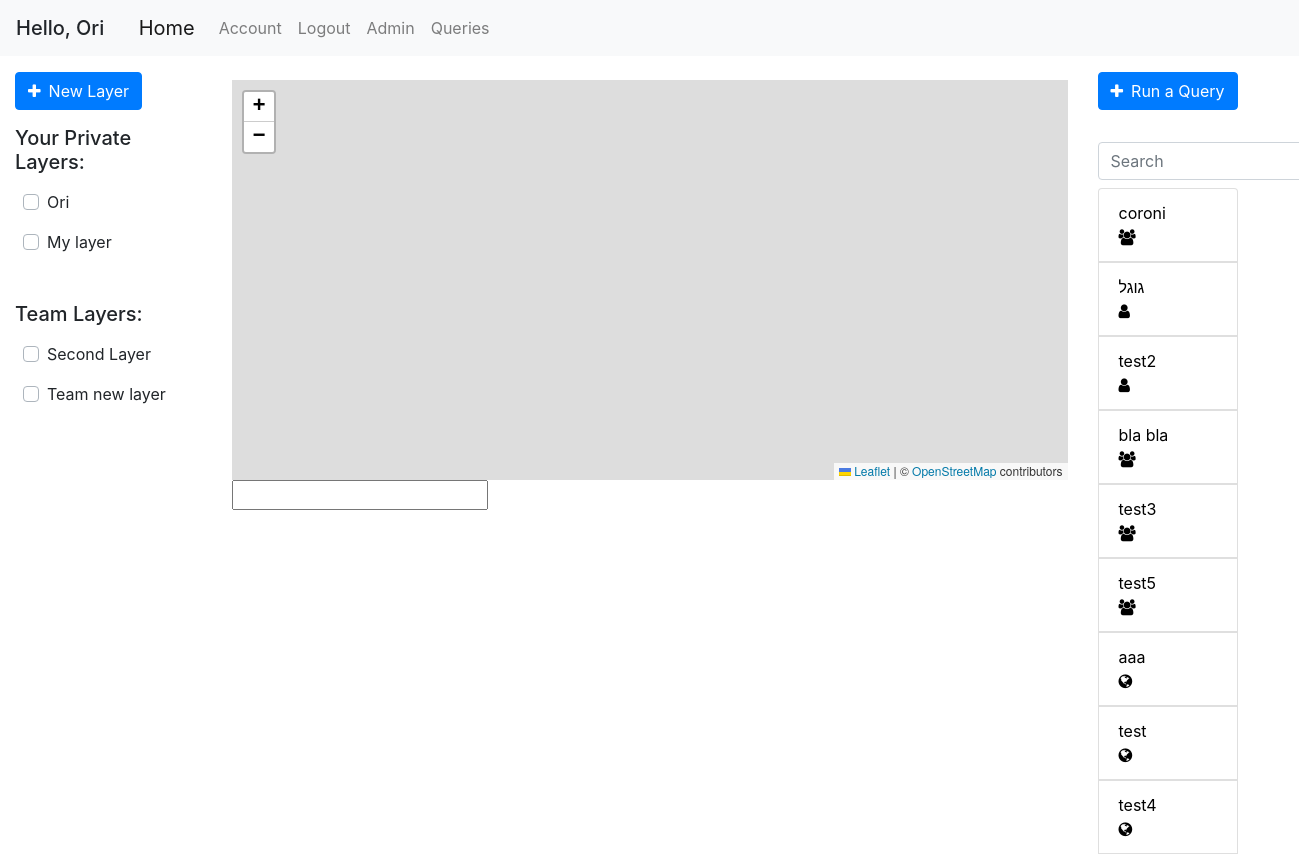
The app's page /home (signed in) with its own data.
### geoportal/models.py (models this page shows, shortened)
class User(db.Model, UserMixin):
    id = db.Column(db.Integer, primary_key=True)
    username = db.Column(db.String(20), unique=True, nullable=False)
    email = db.Column(db.String(120), unique=True, nullable=False)
    first_name = db.Column(db.String(20), nullable=False, default='')
    last_name = db.Column(db.String(20), nullable=False, default='')
    password = db.Column(db.String(60), nullable=False)
    team_id = db.Column(db.Integer, db.ForeignKey('team.id'))
    roles = db.relationship('Role', secondary='user_roles')
    layers = db.relationship('Layer', backref='user', lazy=True)
    queries = db.relationship('Query', backref='user', lazy=True)

class Layer(db.Model):
    id = db.Column(db.Integer, primary_key=True)
    name = db.Column(db.String(100), nullable=False)
    user_id = db.Column(db.Integer, db.ForeignKey('user.id'), nullable=False)
    default_color = db.Column(db.String(20), default='blue')
    only_user = db.Column(db.Boolean, default=True)
    only_team = db.Column(db.Boolean, default=False)
    public = db.Column(db.Boolean, default=False)
    points = db.relationship('Point', backref='layer', lazy=True)
    polygons = db.relationship('Polygon', backref='layer', lazy=True)

class Query(db.Model):
    id = db.Column(db.Integer, primary_key=True)
    user_id = db.Column(db.Integer, db.ForeignKey('user.id'), nullable=False, default=0)
    query_name = db.Column(db.String(120))
    db_name = db.Column(db.String(20))
    date_uploaded = db.Column(db.DateTime, nullable=False, default=datetime.datetime.now)
    last_update_time = db.Column(db.DateTime, nullable=False, default=datetime.datetime.now)
    query_text = db.Column(db.Text, nullable=False, default='')
    only_user = db.Column(db.Boolean, default=False)
    only_team = db.Column(db.Boolean, default=False)
    public = db.Column(db.Boolean, default=True)
    parameters = db.relationship('QueryTextParameters', backref='query', lazy=True)

### geoportal/views.py (the view)
@app.route('/')
@app.route('/home')
def home():
    queries = get_allowd_queries()
    layers = get_allowed_layers()
    return render_template('home.html', queries=queries, layers=layers)

### geoportal/models.py (called while the page is built)
@login_manager.user_loader
def load_user(user_id):
    return User.query.get(int(user_id))

### geoportal/views.py (called while the page is built)
def marked_queries_first(queries):
    return sorted(queries, key=lambda query: UserMarkedQuery.query.filter(and_(UserMarkedQuery.query_id == query.id, UserMarkedQuery.user_id == current_user.id)).first() is not None, reverse=True)

def get_allowd_queries():
    if current_user.is_authenticated:
        queries = Query.query.order_by(Query.only_user.desc(), Query.public).all()
        authorized_queries = []
        for query in queries:
            if query.public or (query.only_team and User.query.get(query.user_id).team_id == current_user.team_id) or query.user_id == current_user.id:
                authorized_queries.append(query)
        queries = authorized_queries
        queries = marked_queries_first(queries)
    else:
        queries = Query.query.filter_by(public=True).all()
    return queries

def get_allowed_layers():
    if current_user.is_authenticated:
        layers = Layer.query.all()
        authorized_layers = []
        for layer in layers:
            if (layer.only_team and User.query.get(layer.user_id).team_id == current_user.team_id) or layer.user_id == current_user.id:
                authorized_layers.append(layer)
        layers = authorized_layers
    else:
        layers = []
    return layers

### geoportal/templates/home.html (shortened to what this page needs)
{% extends "base.html" %}
{% block left_sidebar %}
{% if current_user.is_authenticated %}
<button type="button" class="btn btn-primary mb-3 mt-3" data-toggle="modal" data-target="#add-layer">
  <span class="fa fa-plus mr-2"></span>New Layer
</button>
{% endif %}
{% if current_user.is_authenticated %}
    <h5 class="disply-5">Your Private Layers:</h5>
    {% for layer in layers %}
        {% if layer.only_user %}
        <div class="row ml-2 mt-3 custom-control custom-checkbox">
            <label class="custom-control-label" for="checkbox-{{ layer.id }}">{{ layer.name }}</label>
        </div>
        {% endif %}
    {% endfor %}
    <h5 class="disply-5 mt-5">Team Layers:</h5>
    {% for layer in layers %}
        {% if layer.only_team %}
        <div class="row ml-2 mt-3 custom-control custom-checkbox">
            <label class="custom-control-label" for="checkbox-{{ layer.id }}">{{ layer.name }}</label>
        </div>
        {% endif %}
    {% endfor %}
{% endif %}
{% endblock left_sidebar %}
{% block content %}
<div id="myMap" class="mt-4"></div>
<input type="text" id="current-point">
{% endblock content %}
{% block right_sidebar %}
<button type="button" class="btn btn-primary mb-3 mt-3" data-toggle="modal" data-target="#run-query">
  <span class="fa fa-plus mr-2"></span>Run a Query
</button>
<form class="form-inline my-2 my-lg-0">
    <input class="form-control mr-sm-2 mt-3 mb-2" type="search" placeholder="Search" aria-label="Search" id="queries_search" onkeyup="filterQueries()">
</form>
<div class="col-sm-10 pl-0">
    <div class="list-group">
    {% for query in queries %}
        <button name="query-selector" class="list-group-item" id="{{ query.id }}" style="text-align: justify;">
            <div class="row justify-content-between pr-2">
                <div class="col-sm-10">
                    {{ query.query_name }}
                </div>
                <div class="col-sm-1">
                    {% if query.only_user %}
                    <span class="fa fa-user"></span>
                    {% elif query.only_team %}
                        <span class="fa fa-users"></span>
                    {% else %}
                        <span class="fa fa-globe"></span>
                    {% endif %}
                </div>
            </div>
        </button>
    {% endfor %}
    </div>
</div>
{% endblock right_sidebar %}

### geoportal/templates/base.html (shortened to what this page needs)
<!DOCTYPE html>
<html lang="en">
<head>
    <link rel="stylesheet" href="/static/css/bootstrap.css"/>
    <link rel="stylesheet" href="/static/css/style.css"/>
    <link rel="stylesheet" href="https://unpkg.com/leaflet@1.6.0/dist/leaflet.css"
/>
    <link rel="stylesheet" href="https://cdnjs.cloudflare.com/ajax/libs/leaflet.draw/0.4.2/leaflet.draw.css"/>
    <link rel="stylesheet" href="//cdn.datatables.net/1.10.20/css/jquery.dataTables.min.css">
    <link rel="stylesheet" href="https://cdnjs.cloudflare.com/ajax/libs/font-awesome/4.7.0/css/font-awesome.min.css">
    <link rel="stylesheet" href="https://cdn.jsdelivr.net/npm/pretty-checkbox@3.0/dist/pretty-checkbox.min.css">
</head>
<body>
    <header class="site-header">
        <nav class="navbar navbar-expand-lg navbar-fixed-top navbar-light bg-light">
            {% if current_user.is_authenticated %}
            <h5 class="mt-2">Hello, {{ current_user.first_name }}</h5>
            {% endif %}
            <div class="container">
                <a class="navbar-brand" href="{{ url_for('home') }}">Home</a>
                <div class="collapse navbar-collapse" id="navbarSupportedContent">
                    <ul class="navbar-nav mr-auto">
                        {% if current_user.is_authenticated %}
                            <li class="nav-item"><a class="nav-link" href="{{ url_for('account') }}">Account</a></li>
                            <li class="nav-item"><a class="nav-link" href="{{ url_for('logout') }}">Logout</a></li>
                            <li class="nav-item"><a class="nav-link" href="{{ url_for('admin.index') }}">Admin</a></li>
                            <li class="nav-item"><a class="nav-link" href="{{ url_for('queries') }}">Queries</a></li>
                        {% else %}
                            <li class="nav-item"><a class="nav-link" href="{{ url_for('login') }}">Login</a></li>
                            <li class="nav-item"><a class="nav-link" href="{{ url_for('register') }}">Register</a></li>
                        {% endif %}
                    </ul>
                </div>
            </div>
        </nav>
    </header>
    <div class="container-fluid" id="content">
        <div class="row">
            <div class="col-md-2 sidebar">
                {% block left_sidebar %}{% endblock %}
            </div>
            <div class="col-md-8 main">
                {% block content %}{% endblock %}
            </div>
            <div class="col-md-2 sidebar" id="right-sidebar">
                {% block right_sidebar %}{% endblock %}
            </div>
        </div>
    </div>
</body>
</html>

### geoportal/static/css/style.css (style rules this page uses)
#myMap { height: 400px; }

### records on screen
User: first_name "Ori"
Layer: name "Ori"
Layer: name "My layer"
Layer: name "Second Layer"
Layer: name "Team new layer"
Query: query_name "coroni", only_user False (drawn)
Query: query_name "גוגל", only_user True (drawn)
Query: query_name "test2", only_user True (drawn)
Query: query_name "bla bla", only_user False (drawn)
Query: query_name "test3", only_user False (drawn)
Query: query_name "test5", only_user False (drawn)
Query: query_name "aaa", only_user False (drawn)
Query: query_name "test", only_user False (drawn)
Query: query_name "test4", only_user False (drawn)
